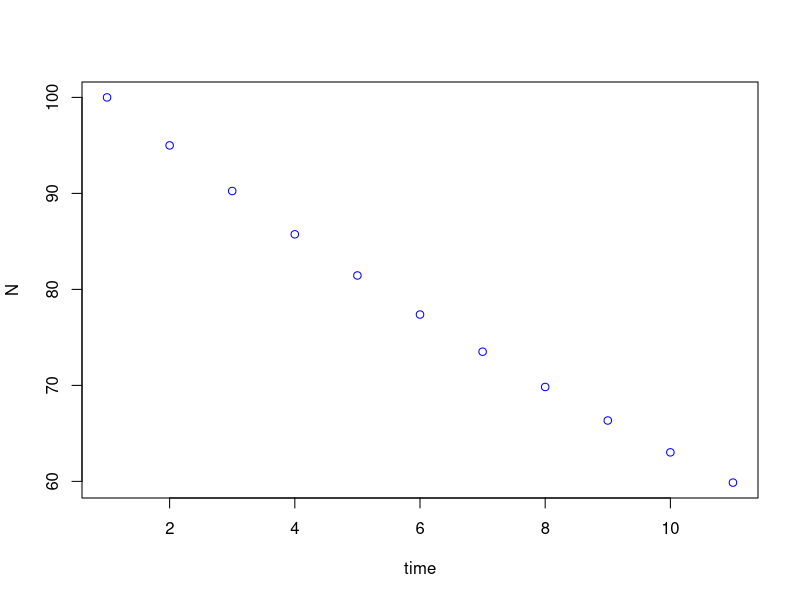

This figure's R source:
geomFunction <- function (No, R, maxtime) {
  NN<- matrix(NA, nrow=1, ncol=maxtime+1)
  NN[1]=100
  for (tt in 1:10) {
    NN[tt+1]= NN[tt]*R
  }
  plot(1:(maxtime+1), NN, xlab="time", ylab="N", col="blue")
  NN
  }

geomFunction(10, 0.95, 10)



